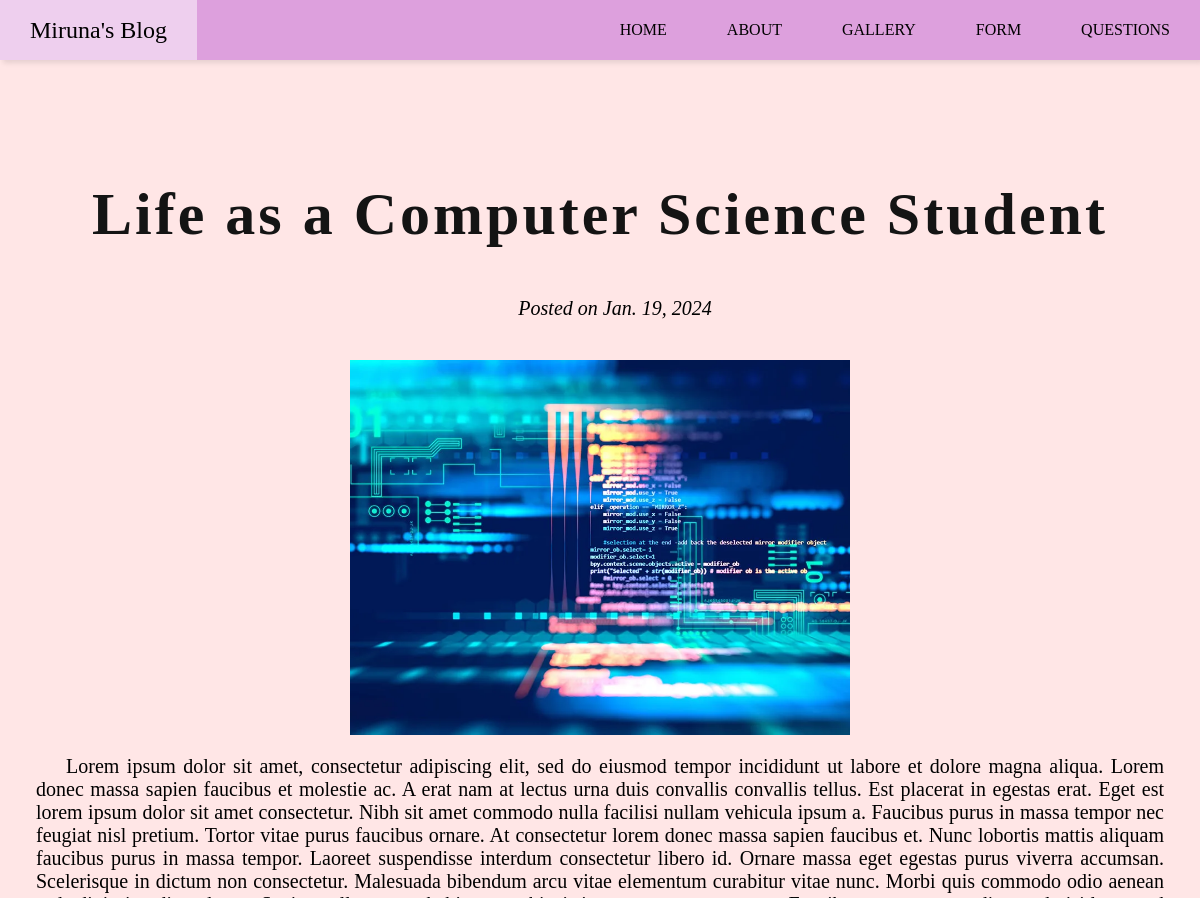
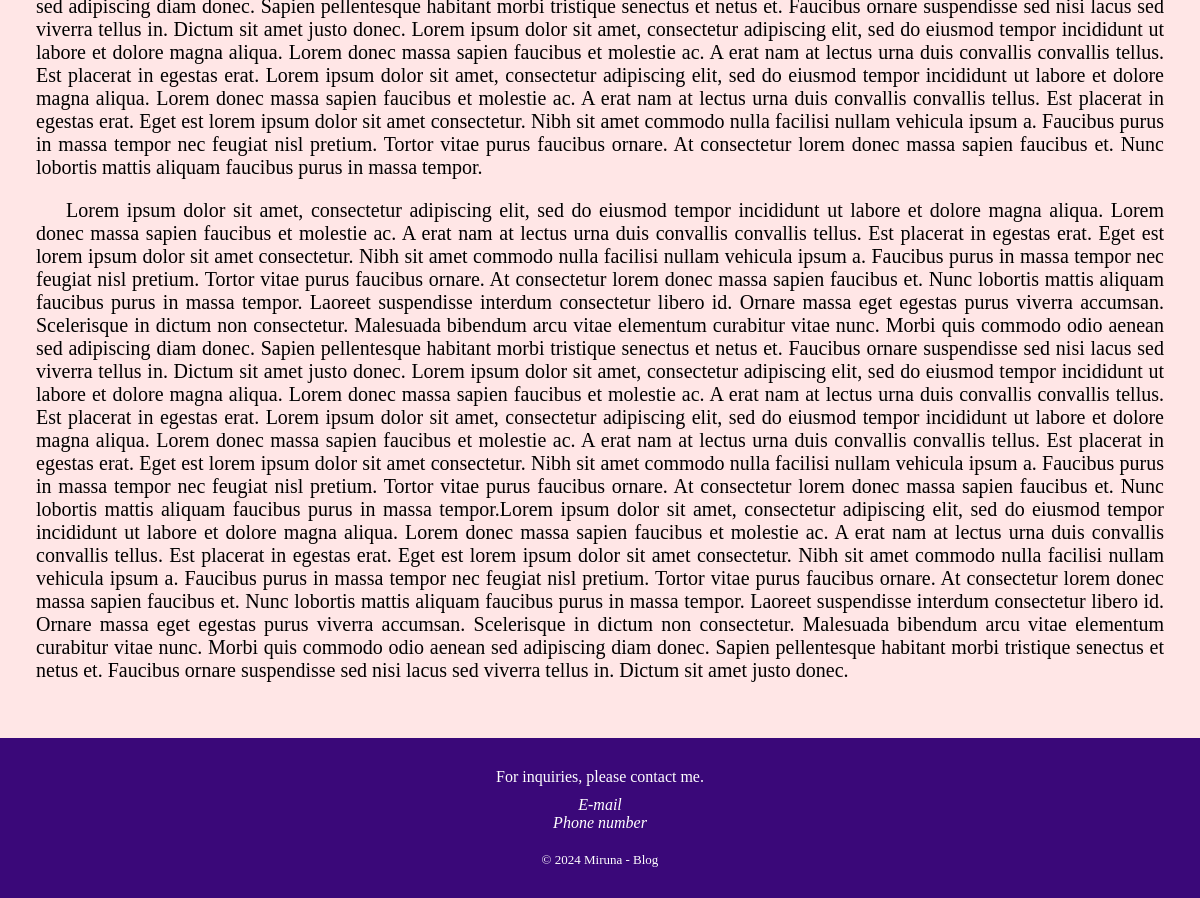
The app's page /post/1/ with its own data (2 pictures, top to bottom).
### myapp/models.py (models this page shows)
class Post(models.Model):
    title = models.CharField(max_length = 100)
    post_date = models.DateField()
    image = models.ImageField(upload_to='static/images/')
    paragraph = models.TextField(max_length = 2000)
    more_details_for_the_dedicated_page = models.TextField(max_length = 3000, default='')

### myapp/views.py (the view)
# urls.py: path('post/<int:post_id>/', views.post_detail, name='post_detail'),
def post_detail(request, post_id):
    post = get_object_or_404(Post, pk=post_id)
    return render(request, './html/post_detail.html', {'post': post})

### myapp/templates/html/post_detail.html (shortened to what this page needs)
<!DOCTYPE html>
<html lang="en">
<head>
    {% load static %}
    <link rel="stylesheet" href="https://cdnjs.cloudflare.com/ajax/libs/font-awesome/4.7.0/css/font-awesome.min.css">
    <link rel="stylesheet" href="{% static 'css/post_detail.css' %}">
    <link rel="stylesheet" href="{% static 'css/menu.css' %}">
    <link rel="stylesheet" href="{% static 'css/index_BackToTop.css' %}">
</head>
<body>
    <header>
        <nav>
            <ul>
                <li><a href="#">Miruna's Blog</a></li>
                <li class="hideOnMobile"><a href="{% url 'home' %}">HOME</a></li>
                <li class="hideOnMobile"><a href="{% url 'about' %}">ABOUT</a></li>
                <li class="hideOnMobile"><a href="{% url 'gallery' %}">GALLERY</a></li>
                <li class="hideOnMobile"><a href="{% url 'form' %}">FORM</a></li>
                <li class="hideOnMobile"><a href="{% url 'chatbot' %}">QUESTIONS</a></li>
            </ul>
        </nav>
    </header>
    <main>
        {% block content %}
        <div id="welcome">
            <h1>{{ post.title }}</h1>
        </div>
        <div class="post">
            <p class="caption">Posted on {{ post.post_date }}</p>
            <img src="{{ post.image.url }}" alt="{{ post.title }}">
            <p>{{ post.paragraph }}</p>
            <p>{{ post.more_details_for_the_dedicated_page }}</p>
        </div>
        {% endblock %}
    </main>
    <footer>
        <p>For inquiries, please contact me.</p>
            <address>
                <a href="mailto:mes.miruna@gmail.com">E-mail</a>
                <br><a href="tel:+40747544865">Phone number</a>
            </address>
        <p class="copyright">&copy; 2024 Miruna - Blog</p>
    </footer>
</body>
</html>

### static/css/post_detail.css (style rules this page uses)
* { margin: 0; padding: 0; box-sizing: border-box; }
body { min-height: 100vh; font-family: serif; background-color: #ffe6e6; background-position: top; background-size: cover; }
#welcome { display: flex; flex-direction: column; justify-content: center; align-items: center; width: fit-content; margin-top: 10%; margin-left: auto; margin-right: auto; margin-bottom: 3%; }
h1 { display: inline-block; position: relative; color: rgb(20, 20, 20); font-size: 5vw; font-weight: bold; letter-spacing: 3px; text-align: center; }
.post p.caption { font-style: italic; font-size: 2.5vh; display: grid; justify-content: center; }
img { display: block; max-width: 500px; height: auto; margin: 20px auto; }
.post { display: flex; flex-direction: column; justify-content: center; align-items: center; padding: 3%; padding-top: 1%; }
.post p { text-indent: 30px; font-size: 2.5vh; margin-bottom: 20px; text-align: justify; width: 100%; }
footer { color: white; padding: 20px; text-align: center; background-color: rgb(58, 8, 121); }
footer p, footer a { margin: 10px 0; color: white; text-decoration: none; }
footer address { margin-bottom: 20px; }
footer .copyright { font-size: 13px; margin-top: 20px; }

### static/css/menu.css (style rules this page uses)
nav { background-color: plum; box-shadow: 3px 3px 5px rgba(0, 0, 0, 0.1); }
nav ul { width: 100%; list-style: none; display: flex; justify-content: flex-end; align-items: center; }
nav li { height: 60px; }
nav a { height: 100%; padding: 0 30px; text-decoration: none; display: flex; align-items: center; color: black; }
nav li:first-child { margin-right: auto; font-size: 1.5em; }

### records on screen
Post: title "Life as a Computer Science Student", post_date "Jan. 19, 2024", image (picture), paragraph "Lorem ipsum dolor sit amet, consectetur adipiscing elit, sed do eiusmod tempor incididunt ut labore et dolore magna aliqua. Lorem donec massa sapien faucibus et molestie ac. A erat nam at lectus urna duis convallis convallis tellus. Est placerat in egestas erat. Eget est lorem ipsum dolor sit amet consectetur. Nibh sit amet commodo nulla facilisi nullam vehicula ipsum a. Faucibus purus in massa tempor nec feugiat nisl pretium. Tortor vitae purus faucibus ornare. At consectetur lorem donec massa sapien faucibus et. Nunc lobortis mattis aliquam faucibus purus in massa tempor. Laoreet suspendisse interdum consectetur libero id. Ornare massa eget egestas purus viverra accumsan. Scelerisque in…", more_details_for_the_dedicated_page "Lorem ipsum dolor sit amet, consectetur adipiscing elit, sed do eiusmod tempor incididunt ut labore et dolore magna aliqua. Lorem donec massa sapien faucibus et molestie ac. A erat nam at lectus urna duis convallis convallis tellus. Est placerat in egestas erat. Eget est lorem ipsum dolor sit amet consectetur. Nibh sit amet commodo nulla facilisi nullam vehicula ipsum a. Faucibus purus in massa tempor nec feugiat nisl pretium. Tortor vitae purus faucibus ornare. At consectetur lorem donec massa sapien faucibus et. Nunc lobortis mattis aliquam faucibus purus in massa tempor. Laoreet suspendisse interdum consectetur libero id. Ornare massa eget egestas purus viverra accumsan. Scelerisque in…"
